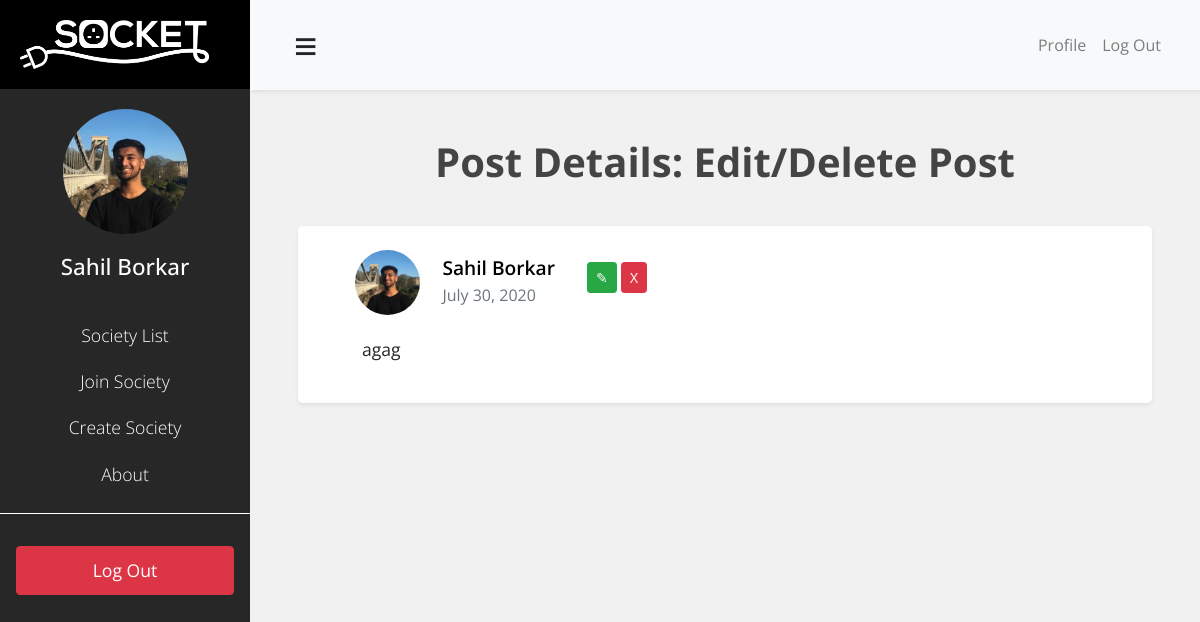
The app's page /society/921/post/22/ (signed in), older data.
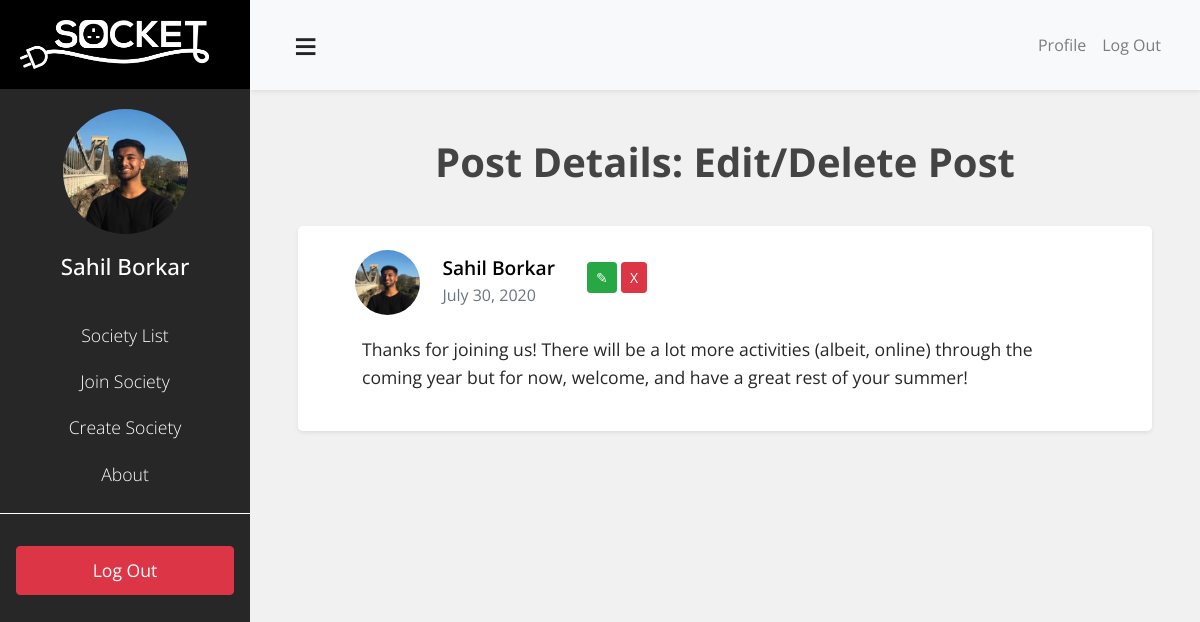
The same page, newer data.
### societies/models.py (models this page shows, shortened)
class SocPost(models.Model):
    title = models.CharField(max_length = 100)
    content = models.TextField()
    date_posted = models.DateTimeField(default=timezone.now)
    author = models.ForeignKey(User, on_delete=models.CASCADE)
    society = models.ForeignKey(Society, on_delete=models.CASCADE, related_name="posts")
    date_posted = models.DateTimeField(default=timezone.now)

### users/models.py (models this page shows, shortened)
class Profile(models.Model):
    user = models.OneToOneField(User, on_delete=models.CASCADE)
    image = models.ImageField(default='default.jpg', upload_to='profile_pics')

### blog/views.py (the view)
# urls.py: path('society/<int:society_id>/post/<int:pk>/', PostDetailView.as_view(), name='post-detail'),
class PostDetailView(LoginRequiredMixin, DetailView):
    model = SocPost
    template_name = 'blog/socpost_detail.html'

### blog/templates/blog/socpost_detail.html
{% extends "blog/base.html" %}
{% block content %}
    <h1> Post Details: Edit/Delete Post</h1>
        <div class="my-3 px-5 pt-4 pb-2 bg-white shadow-sm rounded-lg">
            <div class="row">
                <div class="col-xs-1 pl-4">
                    <img class="rounded-circle post-image" src="{{ object.author.profile.image.url }}" />
                </div>
                <div class="col-xs-4 pt-1">
                    <a class="mr-2 post-author-name" href="#">{{ object.author.first_name }} {{ object.author.last_name }}</a>
                    <small class="text-muted post-time"><br>{{ object.date_posted|date:"F d, Y" }}</small>
                </div>
                <div class="col-xs-7 ml-4 pt-2">
                    <a class="btn btn-success btn-sm mt-1 mb-1" href="{% url 'post-update' society_id=object.society.id pk=object.id%}">&#9998;</a>
                    <a class="btn btn-danger btn-sm mt-1 mb-1" href="{% url 'post-delete' society_id=object.society.id pk=object.id%}">X</a>
                </div>
            </div>
            <div class="row">
                <div class="col-sm-12">
                    <p class="post-content">{{ object.content }}</p>
                </div>
            </div>
        </div>
{% endblock content %}

Row changes from the older to the newer data that the page shows:
changed SocPost "Sahil": content "agag" → "Thanks for joining us! There will be a lot more activities (albeit, online) through the coming year but for now, welcome, and have a great rest of your summer!"
